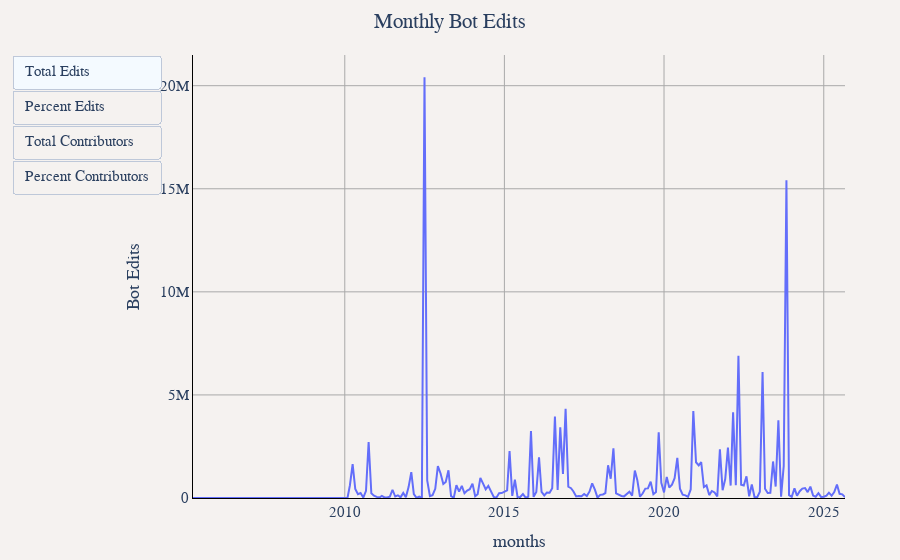

The cell this chart's notebook holds for it:
### Markdown cell above
## Monthly Bot Activity Trends

Analysis of monthly total, percentage, and accumulated bot edits and contributors.

### Code cell
# Monthly bot statistics with totals, percentages, and accumulated values
df = duckdb.sql("""
WITH monthly_total AS (
    SELECT 
        year,
        month,
        CONCAT(year, '-', LPAD(CAST(month as VARCHAR), 2, '0')) as months,
        COUNT(DISTINCT user_name) as total_contributors,
        CAST(SUM(edit_count) as BIGINT) as total_edits
    FROM '../changeset_data/year=*/month=*/*.parquet'
    GROUP BY year, month
),
monthly_bot AS (
    SELECT 
        year,
        month,
        CONCAT(year, '-', LPAD(CAST(month as VARCHAR), 2, '0')) as months,
        COUNT(DISTINCT user_name) as bot_contributors,
        CAST(SUM(edit_count) as BIGINT) as bot_edits
    FROM '../changeset_data/year=*/month=*/*.parquet'
    WHERE bot = true
    GROUP BY year, month
)
SELECT 
    mt.months,
    mt.year,
    mt.month,
    COALESCE(mb.bot_contributors, 0) as "Bot Contributors",
    COALESCE(mb.bot_edits, 0) as "Bot Edits",
    ROUND((COALESCE(mb.bot_contributors, 0) * 100.0) / mt.total_contributors, 2) as "Percent Bot Contributors",
    ROUND((COALESCE(mb.bot_edits, 0) * 100.0) / mt.total_edits, 2) as "Percent Bot Edits",
FROM monthly_total mt
LEFT JOIN monthly_bot mb ON mt.year = mb.year AND mt.month = mb.month
ORDER BY mt.year, mt.month
""").df()

util.show_figure(
    [
        util.FigureConfig(
            title="Monthly Bot Edits",
            label="Total Edits",
            x_col="months",
            y_col="Bot Edits",
            query_or_df=df,
        ),
        util.FigureConfig(
            title="Percentage of Bot Edits",
            label="Percent Edits",
            x_col="months",
            y_col="Percent Bot Edits",
            y_unit_hover_template="%",
            query_or_df=df,
        ),
        util.FigureConfig(
            title="Monthly Bot Contributors",
            label="Total Contributors",
            x_col="months",
            y_col="Bot Contributors",
            query_or_df=df,
        ),
        util.FigureConfig(
            title="Percentage of Bot Contributors",
            label="Percent Contributors",
            x_col="months",
            y_col="Percent Bot Contributors",
            y_unit_hover_template="%",
            query_or_df=df,
        ),
    ]
)

### Figure 1 — Plotly figure (JSON) as saved in the notebook; plotly's stock layout.template omitted (floating-point values rounded to 4 significant figures; data arrays with more than 128 entries replaced by an {"elided": "..."} marker saying what was removed)
{"data": [{"hovertemplate": "Bot Edits<br>%{x}<br>%{y:,} Bot Edits<extra></extra>", "name": "Bot Edits", "type": "scatter", "visible": true, "x": {"elided": "246 str values"}, "y": {"elided": "246 int values"}}, {"hovertemplate": "Bot Edits<br>%{x}<br>%{y:,} %<extra></extra>", "name": "Bot Edits", "type": "scatter", "visible": false, "x": {"elided": "246 str values"}, "y": {"elided": "246 float values"}}, {"hovertemplate": "Bot Edits<br>%{x}<br>%{y:,} Bot Contributors<extra></extra>", "name": "Bot Edits", "type": "scatter", "visible": false, "x": {"elided": "246 str values"}, "y": {"elided": "246 int values"}}, {"hovertemplate": "Bot Edits<br>%{x}<br>%{y:,} %<extra></extra>", "name": "Bot Edits", "type": "scatter", "visible": false, "x": {"elided": "246 str values"}, "y": {"elided": "246 float values"}}], "layout": {"barmode": "stack", "font": {"family": "Times", "size": 15}, "margin": {"b": 55, "l": 55, "r": 55, "t": 55}, "paper_bgcolor": "#f5f2f0", "plot_bgcolor": "#f5f2f0", "title": {"text": "Monthly Bot Edits", "x": 0.5}, "updatemenus": [{"buttons": [{"args": [{"visible": [true, false, false, false]}, {"title.text": "Monthly Bot Edits", "xaxis.title.text": "months", "yaxis.title.text": "Bot Edits"}], "label": "Total Edits", "method": "update"}, {"args": [{"visible": [false, true, false, false]}, {"title.text": "Percentage of Bot Edits", "xaxis.title.text": "months", "yaxis.title.text": "Percent Bot Edits"}], "label": "Percent Edits", "method": "update"}, {"args": [{"visible": [false, false, true, false]}, {"title.text": "Monthly Bot Contributors", "xaxis.title.text": "months", "yaxis.title.text": "Bot Contributors"}], "label": "Total Contributors", "method": "update"}, {"args": [{"visible": [false, false, false, true]}, {"title.text": "Percentage of Bot Contributors", "xaxis.title.text": "months", "yaxis.title.text": "Percent Bot Contributors"}], "label": "Percent Contributors", "method": "update"}], "type": "buttons"}], "xaxis": {"gridcolor": "darkgray", "linecolor": "black", "showgrid": true, "tickcolor": "black", "title": {"text": "months"}, "zerolinecolor": "darkgray"}, "yaxis": {"gridcolor": "darkgray", "linecolor": "black", "rangemode": "tozero", "showgrid": true, "tickcolor": "black", "title": {"text": "Bot Edits"}, "zerolinecolor": "darkgray"}}}
